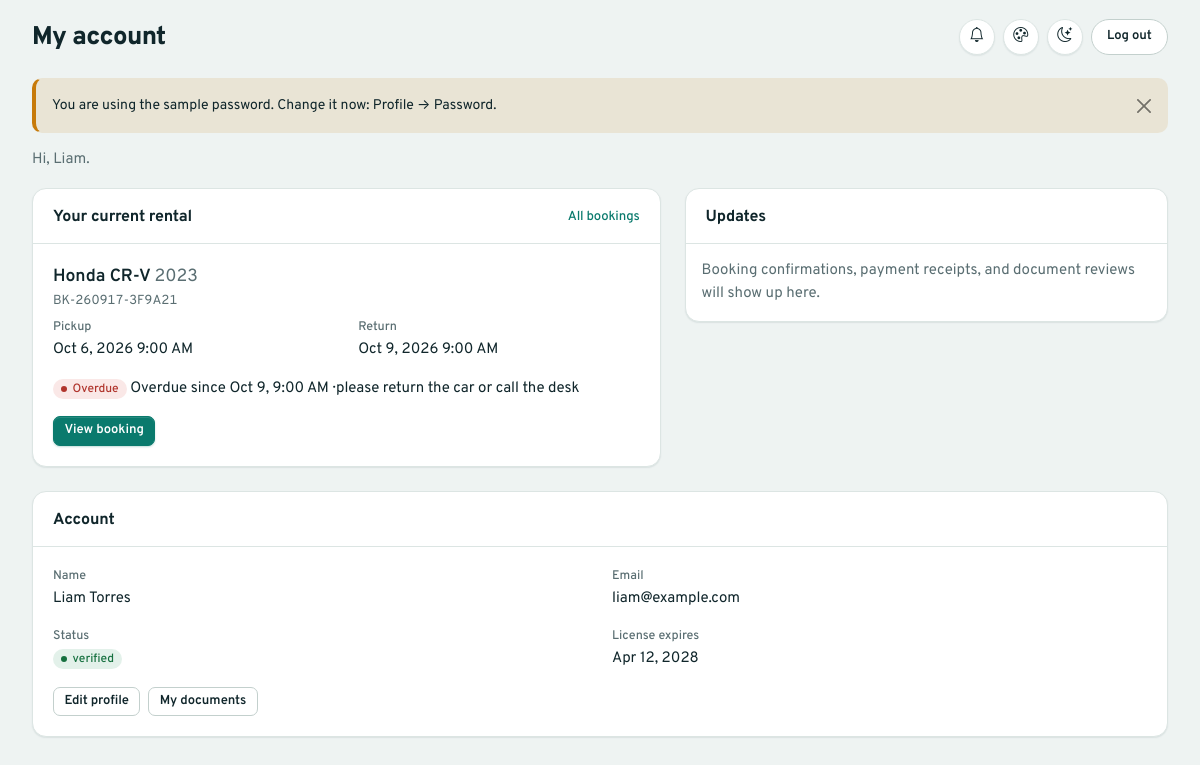
The app's page /customer/dashboard.php (signed in) with its own data.
### tables this page shows
CREATE TABLE customers (
    customer_id      INT UNSIGNED AUTO_INCREMENT PRIMARY KEY,
    user_id          INT UNSIGNED NOT NULL UNIQUE,
    date_of_birth    DATE,
    address_line     VARCHAR(255),
    city             VARCHAR(100),
    license_number   VARCHAR(50),
    license_expiry   DATE,
    id_type          ENUM('national_id','passport','drivers_license') DEFAULT 'drivers_license',
    id_number        VARCHAR(50),
    account_status   ENUM('unverified','verified','blocked') NOT NULL DEFAULT 'unverified',
    created_at       TIMESTAMP NOT NULL DEFAULT CURRENT_TIMESTAMP,
    FOREIGN KEY (user_id) REFERENCES users(user_id) ON DELETE CASCADE
);

CREATE TABLE users (
    user_id        INT UNSIGNED AUTO_INCREMENT PRIMARY KEY,
    role_id        TINYINT UNSIGNED NOT NULL,
    username       VARCHAR(50)  NOT NULL UNIQUE,
    email          VARCHAR(120) NOT NULL UNIQUE,
    password_hash  VARCHAR(255) NOT NULL,
    full_name      VARCHAR(120) NOT NULL,
    phone          VARCHAR(20),
    status         ENUM('active','suspended','deactivated') NOT NULL DEFAULT 'active',
    last_login_at  DATETIME NULL,
    session_version INT UNSIGNED NOT NULL DEFAULT 0 COMMENT 'bumped on password change/reset: ends other sessions',
    tour_completed_at DATETIME NULL COMMENT 'NULL = new user: the quick tour runs on their next dashboard visit',
    created_at     TIMESTAMP NOT NULL DEFAULT CURRENT_TIMESTAMP,
    updated_at     TIMESTAMP NOT NULL DEFAULT CURRENT_TIMESTAMP ON UPDATE CURRENT_TIMESTAMP,
    FOREIGN KEY (role_id) REFERENCES roles(role_id)
);

CREATE TABLE bookings (
    booking_id          INT UNSIGNED AUTO_INCREMENT PRIMARY KEY,
    booking_reference   VARCHAR(20)  NOT NULL UNIQUE COMMENT 'shown to customers, e.g. BK-261003-A1B2C3',
    customer_id         INT UNSIGNED NOT NULL,
    vehicle_id          INT UNSIGNED NOT NULL,
    pickup_datetime     DATETIME NOT NULL,
    return_datetime     DATETIME NOT NULL,
    rental_days         INT UNSIGNED NOT NULL COMMENT 'ceil(hours/24), calculated at booking time',
    daily_rate_snapshot DECIMAL(10,2) NOT NULL COMMENT 'rate locked in at booking time',
    base_amount         DECIMAL(10,2) NOT NULL,
    discount_amount     DECIMAL(10,2) NOT NULL DEFAULT 0,
    deposit_amount      DECIMAL(10,2) NOT NULL DEFAULT 0,
    total_amount        DECIMAL(10,2) NOT NULL,
    booking_status      ENUM('pending','confirmed','active','completed','cancelled','no_show') NOT NULL DEFAULT 'pending',
    payment_status      ENUM('pending','partial','paid','refunded') NOT NULL DEFAULT 'pending',
    notes               VARCHAR(500),
    created_by          INT UNSIGNED NULL COMMENT 'user_id — NULL if customer self-booked',
    confirmed_by        INT UNSIGNED NULL,
    confirmed_at        DATETIME NULL,
    cancelled_by        INT UNSIGNED NULL COMMENT 'NULL + cancelled_at set = cancelled by the customer',
    cancelled_at        DATETIME NULL,
    cancellation_reason VARCHAR(255) NULL,
    cancellation_fee    DECIMAL(10,2) NOT NULL DEFAULT 0 COMMENT 'set when cancelled/no-show; what the customer owes then',
    created_at          TIMESTAMP NOT NULL DEFAULT CURRENT_TIMESTAMP,
    updated_at          TIMESTAMP NOT NULL DEFAULT CURRENT_TIMESTAMP ON UPDATE CURRENT_TIMESTAMP,
    FOREIGN KEY (customer_id)  REFERENCES customers(customer_id),
    FOREIGN KEY (vehicle_id)   REFERENCES vehicles(vehicle_id),
    FOREIGN KEY (created_by)   REFERENCES users(user_id),
    FOREIGN KEY (confirmed_by) REFERENCES users(user_id),
    FOREIGN KEY (cancelled_by) REFERENCES users(user_id),
     
    INDEX idx_bookings_overlap (vehicle_id, booking_status, pickup_datetime, return_datetime),
    CHECK (return_datetime > pickup_datetime),
    CHECK (total_amount >= 0 AND discount_amount >= 0 AND deposit_amount >= 0 AND cancellation_fee >= 0)
);

CREATE TABLE vehicles (
    vehicle_id       INT UNSIGNED AUTO_INCREMENT PRIMARY KEY,
    brand            VARCHAR(60)  NOT NULL,
    model            VARCHAR(60)  NOT NULL,
    year             SMALLINT UNSIGNED NOT NULL,
    plate_number     VARCHAR(20)  NOT NULL UNIQUE,
    vehicle_type     ENUM('sedan','suv','hatchback','van','pickup','luxury','motorcycle') NOT NULL,
    transmission     ENUM('automatic','manual') NOT NULL,
    fuel_type        ENUM('gasoline','diesel','hybrid','electric') NOT NULL,
    seating_capacity TINYINT UNSIGNED NOT NULL,
    color            VARCHAR(30),
    mileage_km       INT UNSIGNED DEFAULT 0,
    daily_rate       DECIMAL(10,2) NOT NULL,
    status           ENUM('available','reserved','rented','maintenance','unavailable') NOT NULL DEFAULT 'available',
    description      TEXT,
    created_at       TIMESTAMP NOT NULL DEFAULT CURRENT_TIMESTAMP,
    updated_at       TIMESTAMP NOT NULL DEFAULT CURRENT_TIMESTAMP ON UPDATE CURRENT_TIMESTAMP,
    deleted_at       TIMESTAMP NULL DEFAULT NULL COMMENT 'soft delete — keeps history intact for past bookings'
);

### config/database.php (called while the page is built, shortened)
<?php
class Database
{
    private static ?PDO $connection = null;
    public static function getConnection(): PDO
    {
        if (self::$connection === null) {
            $name = getenv('AUTOWAY_DB') ?: self::NAME;
            $dsn = 'mysql:host=' . self::HOST . ';port=' . self::PORT . ';dbname=' . $name . ';charset=utf8mb4';
            try {
                self::$connection = new PDO($dsn, self::USER, self::PASS, [
                    PDO::ATTR_ERRMODE            => PDO::ERRMODE_EXCEPTION,
                    PDO::ATTR_DEFAULT_FETCH_MODE => PDO::FETCH_ASSOC,
                    PDO::ATTR_EMULATE_PREPARES   => false,
                ]);
                self::$connection->exec("SET time_zone = '" . date('P') . "'");
            } catch (PDOException $e) {
                error_log('DB connection failed: ' . $e->getMessage());
                die('Database connection failed. Check config/database.php and confirm MySQL is running in XAMPP.');
            }
        }
        return self::$connection;
    }
}

### includes/customers_data.php (called while the page is built, shortened)
<?php
require_once __DIR__ . '/../config/database.php';
require_once __DIR__ . '/functions.php';
require_once __DIR__ . '/auth.php';
function get_customer_by_user_id(int $user_id): ?array
{
    $stmt = Database::getConnection()->prepare(CUSTOMER_SELECT . ' WHERE c.user_id = ?');
    $stmt->execute([$user_id]);
    return $stmt->fetch() ?: null;
}

### includes/portal_data.php (called while the page is built, shortened)
<?php
require_once __DIR__ . '/bookings_data.php';
function portal_customer(array $user): array
{
    $customer = get_customer_by_user_id((int) $user['user_id']);
    return $customer;
}
function next_own_booking(array $customer): ?array
{
    $stmt = Database::getConnection()->prepare(
        BOOKING_SELECT . " WHERE b.customer_id = ? AND (b.booking_status = 'active'
                              OR (b.booking_status IN ('pending', 'confirmed') AND b.return_datetime > NOW()))
         ORDER BY b.booking_status = 'active' DESC, b.pickup_datetime ASC LIMIT 1"
    );
    $stmt->execute([(int) $customer['customer_id']]);
    $row = $stmt->fetch();
    return $row ? normalize_booking($row) : null;
}
function customer_notifications(int $user_id, int $limit = 8): array
{
    $stmt = Database::getConnection()->prepare(
        'SELECT notification_id, title, message, target, is_read, created_at FROM notifications WHERE user_id = ?
         ORDER BY created_at DESC, notification_id DESC LIMIT ' . (int) $limit
    );
    $stmt->execute([$user_id]);
    return $stmt->fetchAll();
}

### includes/functions.php (called while the page is built, shortened)
<?php
function e(?string $value): string
{
    return htmlspecialchars($value ?? '', ENT_QUOTES, 'UTF-8');
}
function status_badge_class(string $status): string
{
    return match ($status) {
        'available', 'active', 'completed', 'paid', 'verified', 'approved' => 'status-success',
        'pending', 'unverified', 'scheduled', 'partial', 'reserved', 'unpaid' => 'status-warning',
        'confirmed', 'in_progress', 'rented' => 'status-info',
        'maintenance', 'refunded', 'deactivated' => 'status-neutral',
        'cancelled', 'unavailable', 'blocked', 'rejected', 'failed', 'no_show', 'suspended', 'void' => 'status-danger',
        default => 'status-neutral',
    };
}
function format_datetime_short(?string $value): string
{
    $ts = strtotime($value);
    return date(date('Y', $ts) === date('Y') ? 'M j, g:i A' : 'M j, Y g:i A', $ts);
}
function format_datetime(?string $value): string
{
    return $value ? date('M j, Y g:i A', strtotime($value)) : '—';
}

### includes/auth.php (called while the page is built, shortened)
<?php
require_once __DIR__ . '/../config/database.php';
require_once __DIR__ . '/functions.php';
function current_user(): ?array
{
    static $revalidated = false;
    if (!$revalidated) {
        $stmt = Database::getConnection()->prepare(
            'SELECT u.status, u.session_version, r.role_name FROM users u
             JOIN roles r ON r.role_id = u.role_id
             WHERE u.user_id = ?'
        );
        $stmt->execute([$_SESSION['user']['user_id']]);
        $row = $stmt->fetch();
    }
    return $_SESSION['user'];
}
function require_login(): array
{
    $user = current_user();
    return $user;
}
function require_role(string ...$allowed_roles): array
{
    $user = require_login();
    return $user;
}

### includes/bookings_data.php (called while the page is built, shortened)
<?php
require_once __DIR__ . '/../config/database.php';
require_once __DIR__ . '/functions.php';
require_once __DIR__ . '/customers_data.php';
function normalize_booking(array $b): array
{
    foreach (['daily_rate_snapshot', 'base_amount', 'discount_amount', 'deposit_amount', 'total_amount',
              'amount_paid', 'current_daily_rate', 'extra_charges', 'cancellation_fee'] as $k) {
        $b[$k] = round((float) $b[$k], 2);
    }
    $b['rental_days'] = (int) $b['rental_days'];
    $b['amount_due']  = booking_amount_due($b);
    $b['balance_due'] = round(max(0, $b['amount_due'] - $b['amount_paid']), 2);
    $b['refund_due']  = round(max(0, $b['amount_paid'] - $b['amount_due']), 2);
    return $b;
}
function booking_amount_due(array $b): float
{
    $rental = (float) $b['total_amount'] - (float) $b['deposit_amount'];
    $extras = (float) ($b['extra_charges'] ?? 0);
    $deposit = $b['booking_status'] === 'completed' ? 0.0 : (float) $b['deposit_amount'];
    return round($rental + $extras + $deposit, 2);
}

### customer/dashboard.php (the view, shortened to what this page needs)
<?php
require_once __DIR__ . '/../includes/auth.php';
require_once __DIR__ . '/../includes/portal_partial.php';
$user = require_role('customer');
$customer = portal_customer($user);
$account_status = $customer['account_status'];
$next = next_own_booking($customer);
$notes = customer_notifications((int) $user['user_id']);
require __DIR__ . '/../includes/header.php';
?>
<p class="text-secondary mb-3">Hi, <?= e(explode(' ', $user['full_name'])[0]) ?>.</p>
<div class="panel-grid-2">
    <section class="panel">
        <div class="panel-header"><?= $next && $next['booking_status'] === 'active' ? 'Your current rental' : 'Your next booking' ?>
            <a class="panel-link" href="<?= e(BASE_URL) ?>customer/my-bookings.php">All bookings</a></div>
        <div class="panel-body">
        <?php if ($next): ?>
            <div class="next-booking">
                <div class="next-booking-car"><?= e($next['brand'] . ' ' . $next['model']) ?> <span class="text-secondary fw-normal"><?= (int) $next['year'] ?></span></div>
                <div class="mono small text-secondary mb-2"><?= e($next['booking_reference']) ?></div>
                <div class="detail-grid">
                    <div><div class="detail-label">Pickup</div><div><?= e(format_datetime($next['pickup_datetime'])) ?></div></div>
                    <div><div class="detail-label">Return</div><div><?= e(format_datetime($next['return_datetime'])) ?></div></div>
                </div>
                <p class="mt-3 mb-3"><?= own_booking_badge($next) ?>
                    <?= e(own_booking_next_step($next)) ?></p>
                <a class="btn btn-brand btn-sm" href="<?= e(BASE_URL . 'customer/my-bookings.php?open=' . (int) $next['booking_id']) ?>">View booking</a>
            </div>
        <?php else: ?>
            <p class="text-secondary">Nothing booked right now.</p>
            <a class="btn btn-brand btn-sm" href="<?= e(BASE_URL) ?>customer/browse.php"><i class="bi bi-car-front me-1"></i>Find a car</a>
        <?php endif; ?>
        </div>
    </section>
    <section class="panel">
        <div class="panel-header">Updates
        </div>
        <div class="panel-body no-pad">
            <?php if (!$notes): ?>
                <p class="text-secondary p-3 mb-0">Booking confirmations, payment receipts, and document reviews will show up here.</p>
            <?php endif; ?>
        </div>
    </section>
</div>
<section class="panel">
    <div class="panel-header">Account</div>
    <div class="panel-body">
        <div class="detail-grid">
            <div><div class="detail-label">Name</div><div><?= e($user['full_name']) ?></div></div>
            <div><div class="detail-label">Email</div><div><?= e($user['email']) ?></div></div>
            <div><div class="detail-label">Status</div><div><span class="status-badge <?= e(status_badge_class($account_status)) ?>"><?= e($account_status) ?></span></div></div>
            <div><div class="detail-label">License expires</div><div><?= $customer['license_expiry'] ? e(date('M j, Y', strtotime($customer['license_expiry']))) : '<span class="text-secondary">not on file</span>' ?></div></div>
        </div>
        <div class="d-flex gap-2 flex-wrap mt-3">
            <a class="btn btn-outline-secondary btn-sm" href="<?= e(BASE_URL) ?>customer/profile.php">Edit profile</a>
            <a class="btn btn-outline-secondary btn-sm" href="<?= e(BASE_URL) ?>customer/documents.php">My documents</a>
        </div>
    </div>
</section>
<?php require __DIR__ . '/../includes/footer.php'; ?>

### includes/portal_partial.php (shortened to what this page needs)
<?php
require_once __DIR__ . '/functions.php';
require_once __DIR__ . '/portal_data.php';
function own_booking_badge(array $b): string
{
    $overdue = $b['booking_status'] === 'active' && $b['return_datetime'] < date('Y-m-d H:i:s');
    return '<span class="status-badge ' . e($overdue ? 'status-danger' : status_badge_class($b['booking_status'])) . '">'
        . e($overdue ? 'Overdue' : humanize($b['booking_status'])) . '</span>';
}
function own_booking_next_step(array $b): string
{
    return match ($b['booking_status']) {
        'pending'   => 'Waiting for the desk to confirm',
        'confirmed' => $b['balance_due'] > 0 ? 'Confirmed · ' . money($b['balance_due']) . ' to pay' : 'Confirmed · fully paid',
        'active'    => $b['return_datetime'] < date('Y-m-d H:i:s')
                         ? 'Overdue since ' . format_datetime_short($b['return_datetime']) . ' · please return the car or call the desk'
                         : 'Car is with you · return by ' . format_datetime_short($b['return_datetime']),
        'completed' => $b['refund_due'] > 0 ? 'Returned · ' . money($b['refund_due']) . ' to be refunded'
                       : ($b['balance_due'] > 0 ? 'Returned · ' . money($b['balance_due']) . ' still owed' : 'Returned'),
        'cancelled' => 'Cancelled' . ($b['refund_due'] > 0 ? ' · ' . money($b['refund_due']) . ' to be refunded' : ''),
        'no_show'   => 'Not picked up',
        default     => humanize($b['booking_status']),
    };
}

### records on screen
customers: user.full_name "Liam", user.full_name "Liam Torres", user.email "liam@example.com", account_status "verified", license_expiry "Apr 12, 2028"
bookings: vehicle.model "Honda CR-V", vehicle.year "2023", booking_reference "BK-260917-3F9A21", pickup_datetime "Oct 6, 2026 9:00 AM", return_datetime "Oct 9, 2026 9:00 AM", booking_status+return_datetime "Overdue", own_booking_next_step($next) "Overdue since Oct 9, 9:00 AM · please return the car or call the desk"

### other values on screen
$page_title "My account"
$flash_message "You are using the sample password. Change it now: Profile → Password."
